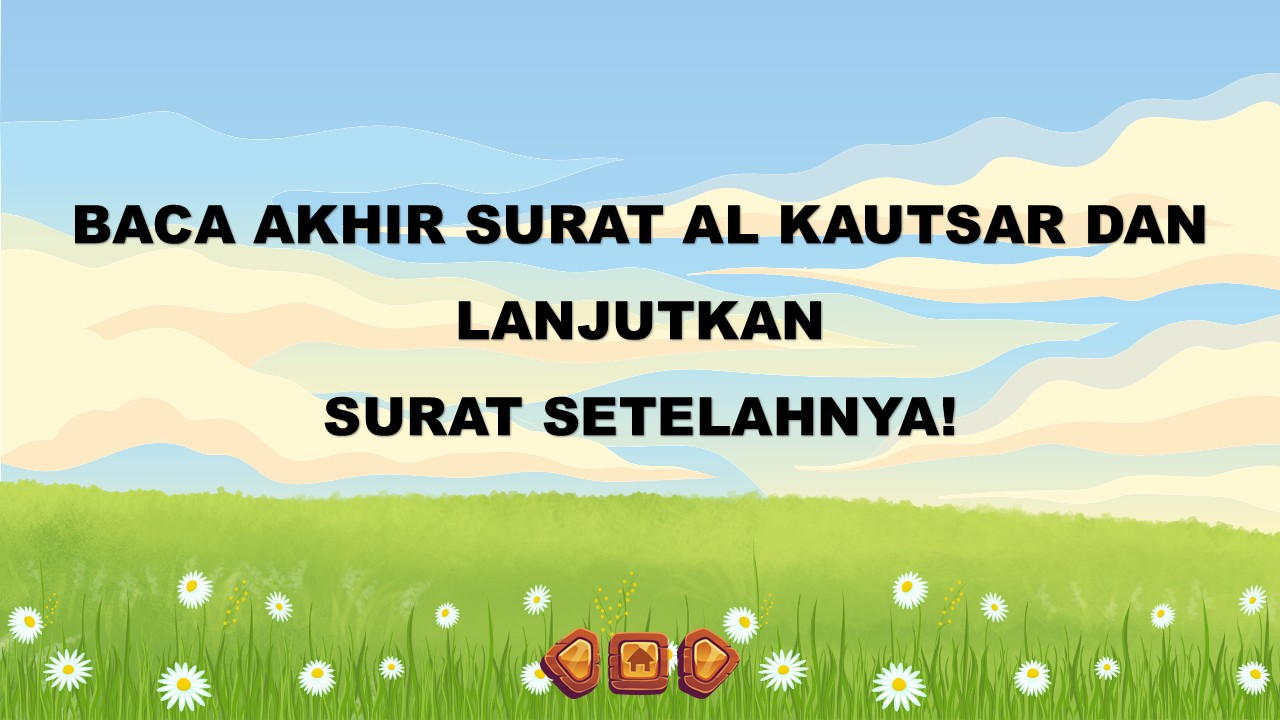
#> input picture SOAL PILIHAN IMTIHAN 2025_JPG/input/Slide102.JPG, 1280 x 720 px; its folder holds 4 pictures in this run
$ python merge.py
#> lines starting #> are read from the running program, lines starting #| are printed output that depends on the picture
from PIL import Image
from pathlib import Path
import os
import re

# ======================================
# KONFIGURASI
# ======================================
INPUT_DIR = "input"
OUTPUT_DIR = "output"

SUPPORTED_EXT = {".jpg", ".jpeg", ".png", ".webp"}

os.makedirs(OUTPUT_DIR, exist_ok=True)

# ======================================
# NATURAL SORT
# ======================================
def natural_sort_key(path):
    return [
        int(text) if text.isdigit() else text.lower()
        for text in re.split(r"(\d+)", path.stem)
    ]

# ======================================
# AMBIL SEMUA FILE
# ======================================
files = sorted(
    [
        f
        for f in Path(INPUT_DIR).iterdir()
        if f.is_file() and f.suffix.lower() in SUPPORTED_EXT
    ],
    key=natural_sort_key,
)

if len(files) < 3:
    print("Minimal harus ada Slide1, Slide2, dan Slide3.")
    exit()

print(f"Ditemukan {len(files)} gambar.")
print("Slide1 akan diabaikan.\n")

# ======================================
# MULAI DARI SLIDE2
# ======================================
for i in range(1, len(files) - 1, 2):

    img1 = Image.open(files[i]).convert("RGB")
#> img1 is the input picture: PIL image 1280x720 RGB; mean R, G, B 181.7, 204.3, 168.3
    img2 = Image.open(files[i + 1]).convert("RGB")
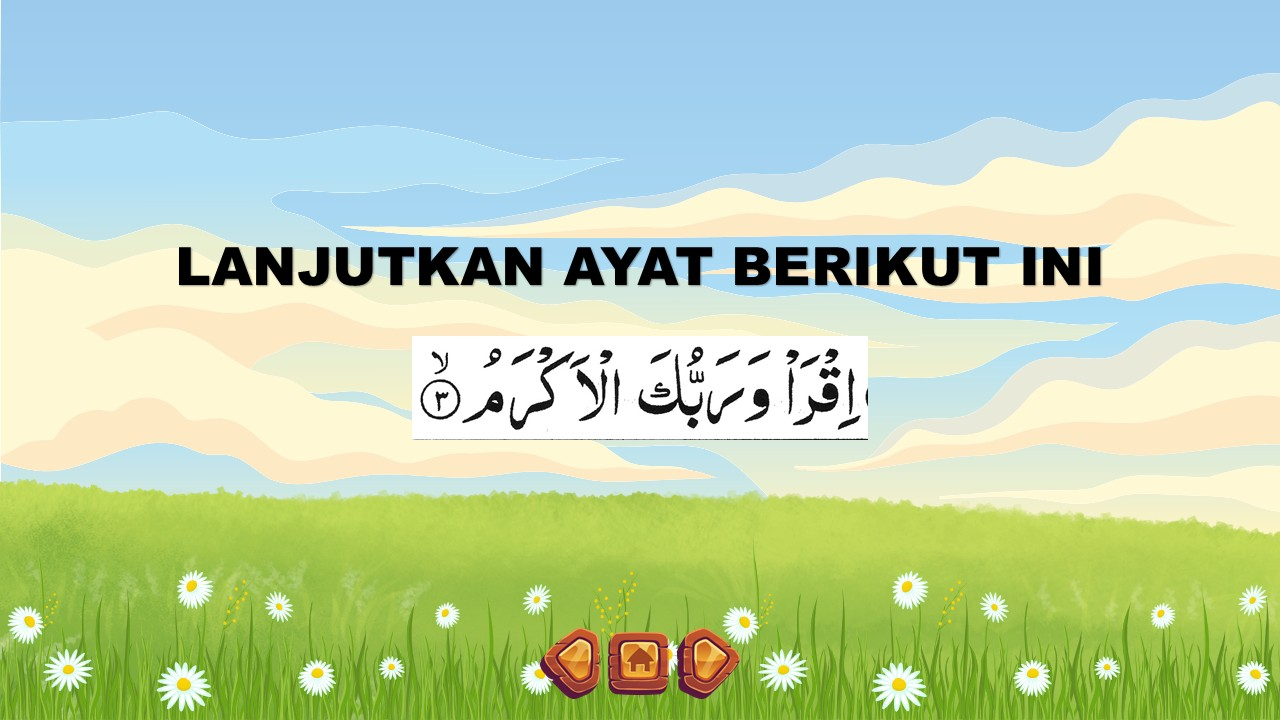
#> input picture SOAL PILIHAN IMTIHAN 2025_JPG/input/Slide106.JPG, 1280 x 720 px
#> img2 is the input picture: PIL image 1280x720 RGB; mean R, G, B 188.2, 210.3, 174.6

    # Samakan lebar
    target_width = max(img1.width, img2.width)
#> target_width = 1280

    if img1.width != target_width:
        h = int(img1.height * target_width / img1.width)
        img1 = img1.resize((target_width, h), Image.LANCZOS)

    if img2.width != target_width:
        h = int(img2.height * target_width / img2.width)
        img2 = img2.resize((target_width, h), Image.LANCZOS)

    # Gabungkan vertikal
    merged = Image.new(
        "RGB",
        (target_width, img1.height + img2.height),
        "white",
    )
#> merged: PIL image 1280x1440 RGB; every value is 255

    merged.paste(img1, (0, 0))
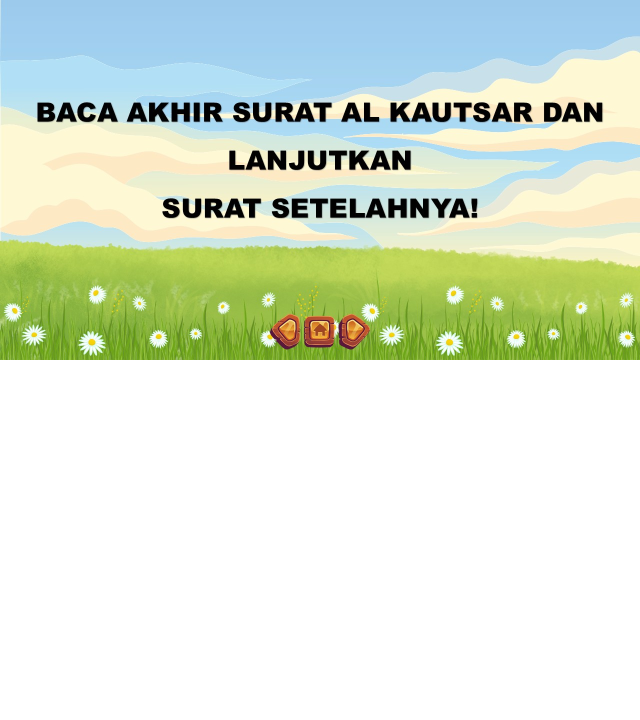
#> merged: PIL image 1280x1440 RGB (shown at 1/2 size); mean R, G, B 218.3, 229.7, 211.6
    merged.paste(img2, (0, img1.height))
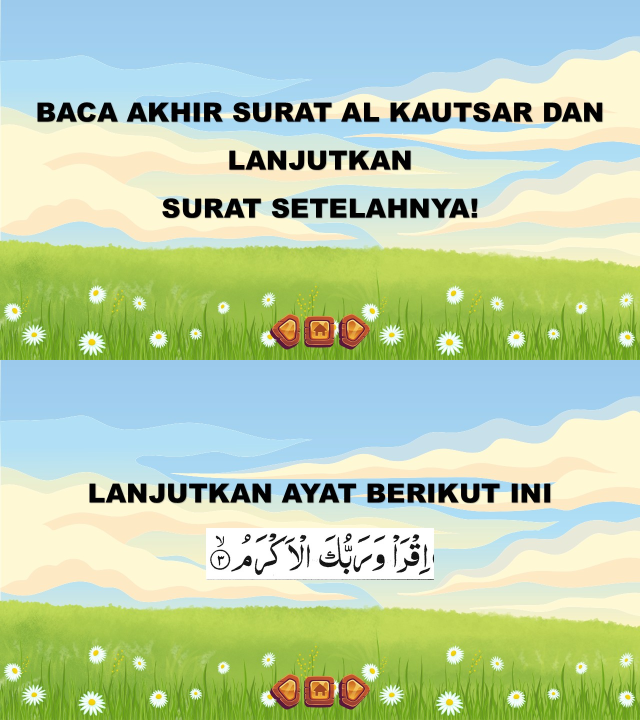
#> merged: PIL image 1280x1440 RGB (shown at 1/2 size); mean R, G, B 184.9, 207.3, 171.4

    # Nomor slide
    num1 = re.search(r"\d+", files[i].stem).group()
    num2 = re.search(r"\d+", files[i + 1].stem).group()

    output_name = f"Slide{num1}-{num2}.JPG"

    merged.save(
        os.path.join(OUTPUT_DIR, output_name),
        quality=95,
        optimize=True,
    )

    print(f"{files[i].name} + {files[i+1].name} -> {output_name}")

print("\nSelesai.")
